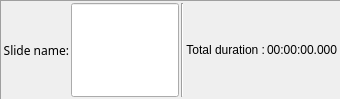
    <widget class="QFrame" name="SlideLayout">
     <property name="frameShape">
      <enum>QFrame::Panel</enum>
     </property>
     <property name="frameShadow">
      <enum>QFrame::Sunken</enum>
     </property>
     <layout class="QHBoxLayout" name="horizontalLayout_12">
      <property name="spacing">
       <number>2</number>
      </property>
      <property name="leftMargin">
       <number>2</number>
      </property>
      <property name="topMargin">
       <number>2</number>
      </property>
      <property name="rightMargin">
       <number>2</number>
      </property>
      <property name="bottomMargin">
       <number>2</number>
      </property>
      <item>
       <widget class="QLabel" name="label_28">
        <property name="sizePolicy">
         <sizepolicy hsizetype="Preferred" vsizetype="Preferred">
          <horstretch>0</horstretch>
          <verstretch>0</verstretch>
         </sizepolicy>
        </property>
        <property name="font">
         <font>
          <family>Sans Serif</family>
          <pointsize>9</pointsize>
         </font>
        </property>
        <property name="text">
         <string>Slide name:</string>
        </property>
        <property name="alignment">
         <set>Qt::AlignRight|Qt::AlignTrailing|Qt::AlignVCenter</set>
        </property>
       </widget>
      </item>
      <item>
       <widget class="QLineEdit" name="SlideNameED">
        <property name="sizePolicy">
         <sizepolicy hsizetype="Expanding" vsizetype="Preferred">
          <horstretch>0</horstretch>
          <verstretch>0</verstretch>
         </sizepolicy>
        </property>
        <property name="font">
         <font>
          <family>Sans Serif</family>
          <pointsize>9</pointsize>
         </font>
        </property>
        <property name="toolTip">
         <string>Define a name for the slide. It is this name which will appear on the thumbnail in the main window timeline</string>
        </property>
       </widget>
      </item>
      <item>
       <widget class="Line" name="line_2">
        <property name="orientation">
         <enum>Qt::Vertical</enum>
        </property>
       </widget>
      </item>
      <item>
       <widget class="QLabel" name="label_29">
        <property name="text">
         <string>Total duration :</string>
        </property>
        <property name="alignment">
         <set>Qt::AlignRight|Qt::AlignTrailing|Qt::AlignVCenter</set>
        </property>
       </widget>
      </item>
      <item>
       <widget class="QLabel" name="SlideDurationLabel">
        <property name="toolTip">
         <string>The total slide duration is displayed here. This duration takes into account possible adjustments for minimal duration of the shot.</string>
        </property>
        <property name="text">
         <string notr="true">00:00:00.000</string>
        </property>
       </widget>
      </item>
     </layout>
    </widget>
